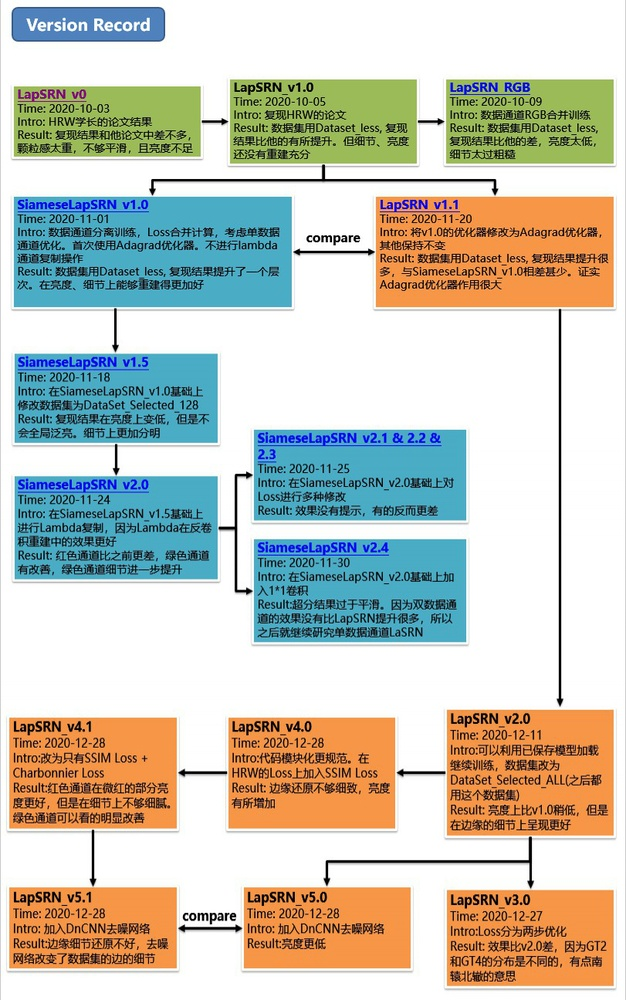
%> input picture imgs/MPM_exp.jpg, 626 x 1000 px, shrunk from 811 x 1296 before the run
$ octave mpmRGBimadjust.m   (GNU Octave 9; MATLAB toolbox functions it lacks are replaced by stand-ins)
%> lines starting %> are read from the running program, lines starting %| are printed output that depends on the picture
%======================================================
% MPM灰度均衡
% f1=imadjust（f，[low_in  high_in],[low_out  high_out],gamma）
%=======================================================

clc
close all
clearvars
tic

[FileName, FilePath]=uigetfile('*.jpg;*.png;*.tif;*.img;*.bmp;','请选择一幅参考图片');
%> the answer given: ../imgs/MPM_exp.jpg
image_name = [FilePath FileName];

Iorg = imread(image_name);
%> Iorg is the input picture: size 1000x626x3 uint8; mean R, G, B 199.6, 199.3, 186.6
[rI, cI] = size(Iorg(:,:,1));
%> rI = 1000; cI = 626

%-- 判断图像信息所在的通道 --%
ifocus = zeros(1,3);      % 需要处理的分量，初始值为0，对应分量有值时，元素变为1  [0,0,0]
for i=1:3   % i=1红色 ; i=2绿色; i=3蓝色
   Inidraw = Iorg(:,:,i);    %通道读取
   Meani = mean(Inidraw(:)); %先把矩阵转化为向量，然后计算均值
   if(Meani>1)  % 该分量有信息，理论上应该大于0就说明有信息，但是为了去噪，设成略大的值
       ifocus(i) = 1;
   end
end
%> this loop made 3 passes
%> Meani on passes 1 to 3: 199.6, 199.3, 186.6
%> pass 1, `Inidraw = Iorg(:,:,i);`:
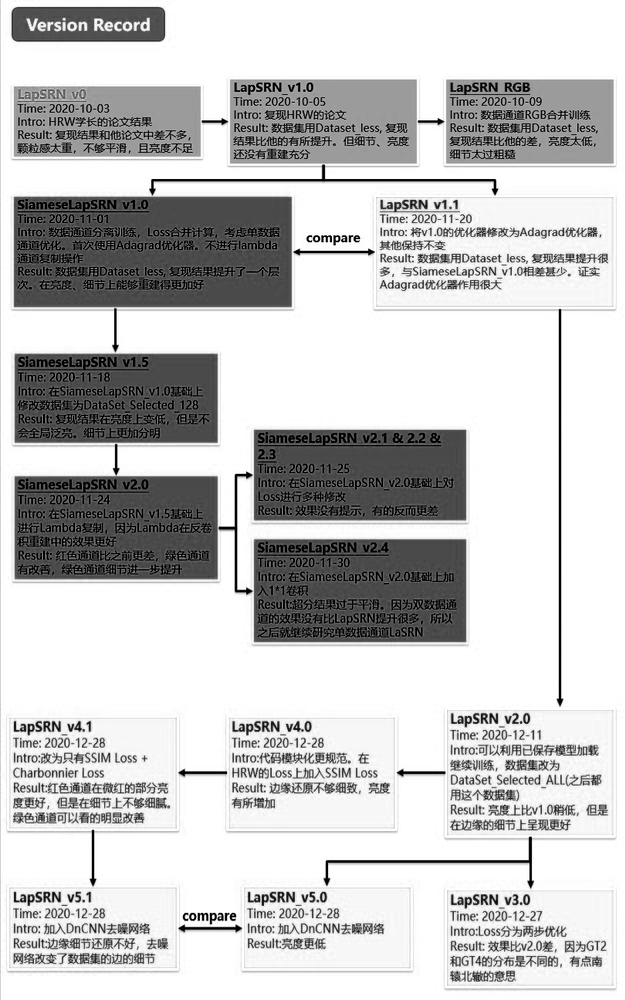
%> Inidraw: size 1000x626 uint8; min 0, max 255, mean 199.6
%> pass 2, `Inidraw = Iorg(:,:,i);`:
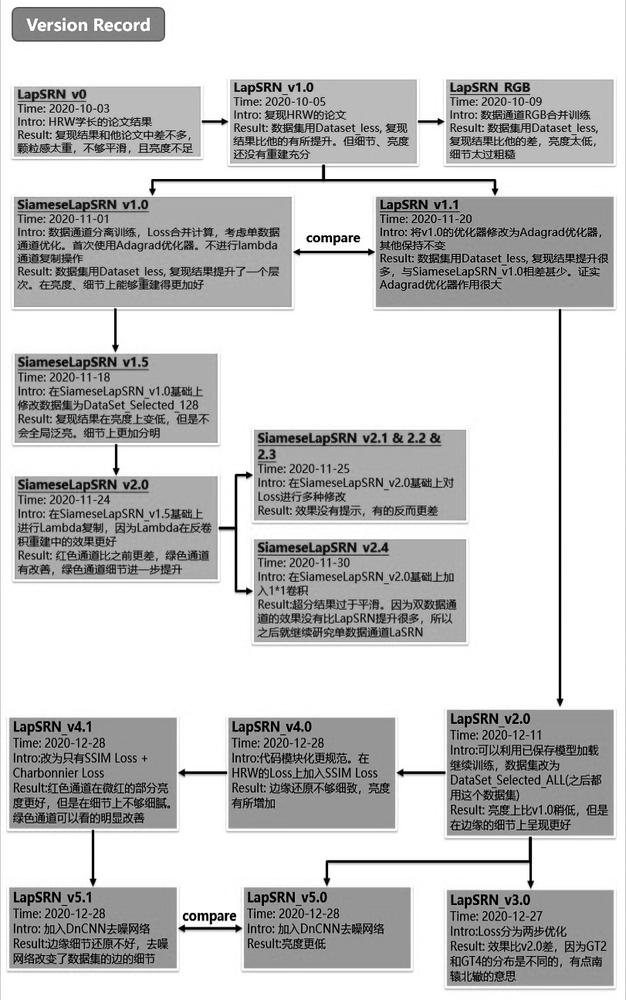
%> Inidraw: size 1000x626 uint8; min 0, max 255, mean 199.3
%> pass 3, `Inidraw = Iorg(:,:,i);`:
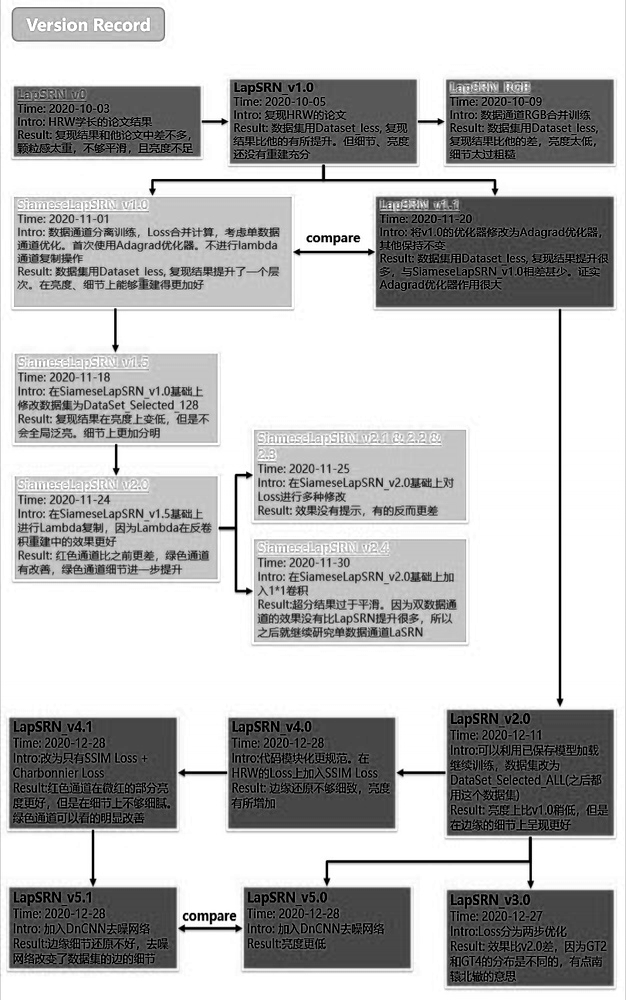
%> Inidraw: size 1000x626 uint8; min 0, max 255, mean 186.6
%> after the loop, ifocus = [1 1 1]
%---------------------------%

[r,c,v] = find(ifocus~=0);
%> r = [1 1 1]; c = [1 2 3]; v = [true true true]

%%
% 只处理有信息的分量
Ir = zeros(rI, cI, 3);
%> Ir: size 1000x626x3 double; every value is 0
for i=2
    Ipi = Iorg(:,:,c(i));
    figure;
    subplot(2,2,1);
    imshow(uint8(Ipi));title('1024绿色单通道');

%> (the run ends here)
